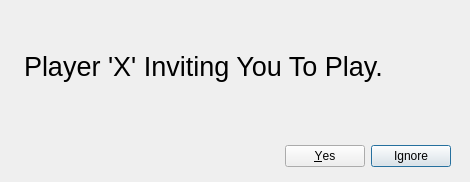
<?xml version="1.0" encoding="UTF-8"?>
<ui version="4.0">
 <class>InviteDialog</class>
 <widget class="QDialog" name="InviteDialog">
  <property name="geometry">
   <rect>
    <x>0</x>
    <y>0</y>
    <width>470</width>
    <height>182</height>
   </rect>
  </property>
  <property name="windowTitle">
   <string>Dialog</string>
  </property>
  <widget class="QDialogButtonBox" name="buttonBox">
   <property name="geometry">
    <rect>
     <x>10</x>
     <y>140</y>
     <width>441</width>
     <height>32</height>
    </rect>
   </property>
   <property name="orientation">
    <enum>Qt::Horizontal</enum>
   </property>
   <property name="standardButtons">
    <set>QDialogButtonBox::Ignore|QDialogButtonBox::Yes</set>
   </property>
   <property name="centerButtons">
    <bool>false</bool>
   </property>
  </widget>
  <widget class="QLabel" name="m_text">
   <property name="geometry">
    <rect>
     <x>24</x>
     <y>36</y>
     <width>413</width>
     <height>61</height>
    </rect>
   </property>
   <property name="font">
    <font>
     <pointsize>20</pointsize>
    </font>
   </property>
   <property name="text">
    <string>Player 'X' Inviting You To Play.</string>
   </property>
  </widget>
 </widget>
 <resources/>
 <connections>
  <connection>
   <sender>buttonBox</sender>
   <signal>accepted()</signal>
   <receiver>InviteDialog</receiver>
   <slot>accept()</slot>
   <hints>
    <hint type="sourcelabel">
     <x>248</x>
     <y>254</y>
    </hint>
    <hint type="destinationlabel">
     <x>157</x>
     <y>274</y>
    </hint>
   </hints>
  </connection>
  <connection>
   <sender>buttonBox</sender>
   <signal>rejected()</signal>
   <receiver>InviteDialog</receiver>
   <slot>reject()</slot>
   <hints>
    <hint type="sourcelabel">
     <x>316</x>
     <y>260</y>
    </hint>
    <hint type="destinationlabel">
     <x>286</x>
     <y>274</y>
    </hint>
   </hints>
  </connection>
 </connections>
</ui>
